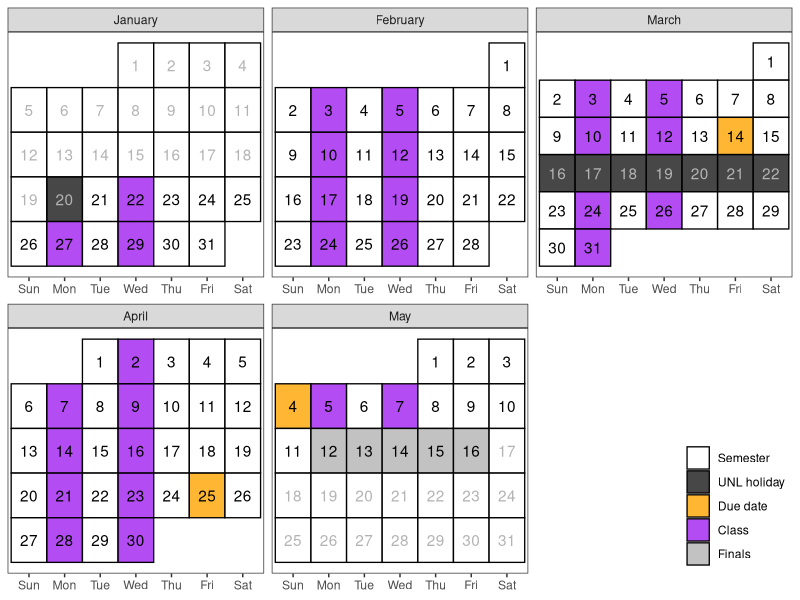

Recreate this plot in R.
library(dplyr)
library(tidyr)
library(purrr)
library(lubridate)
library(stringr)
library(forcats)
library(ggplot2)
library(readxl)

# Create a calendar for your syllabus 
# Source: http://svmiller.com/blog/2020/08/a-ggplot-calendar-for-your-semester/

semester_info <- read_xlsx("course-schedule.xlsx", sheet = "SemesterDates")

date_seq <- function(tbl) {
  stopifnot("Start" %in% names(tbl))
  stopifnot("End" %in% names(tbl))
  
  if(is.na(tbl$End)) {
    ymd(tbl$Start)
  } else {
    seq(ymd(tbl$Start), ymd(tbl$End), by = 1)
  }       
}

# Weekday(s) of class
class_wdays <- semester_info |>
  filter(Description == "Class") |>
  select(Days) |>
  mutate(Days = str_split(Days, ",", simplify = F)) |>
  pluck("Days") |>
  unlist() |>
  str_trim()


# What are the full dates of the semester? Monday of week 1 - end of finals
semester_dates <- semester_info |>
  filter(Description == "Semester") |>
  date_seq()

# Dates that are school holidays/no class by university fiat
not_here_dates <- semester_info |>
  filter(Description == "Holiday") |>
  select(Start, End) |>
  mutate(id = 1:n()) |>
  nest(data = -id) |>
  mutate(dates = purrr::map(data, date_seq)) |>
  unnest(dates) |>
  pluck("dates")

project_dates <- read_xlsx("course-schedule.xlsx", "due-dates") |>
  mutate(date=ymd(date))

exam_week <-  semester_info |>
  filter(Description == "Exams") |>
  select(Start, End) |>
  mutate(id = 1:n()) |>
  nest(data = -id) |>
  mutate(dates = purrr::map(data, date_seq)) |>
  unnest(dates) |>
  pluck("dates")

# Custom function for treating the first day of the month as the first week 
# of the month up until the first Sunday (unless Sunday was the start of the month)
wom <- function(date) {
  first <- wday(as.Date(paste(year(date),month(date),1,sep="-")))
  return((mday(date)+(first-2)) %/% 7+1)
}

# Create a data frame of dates, assign to Cal
Cal <- tibble(date = seq(floor_date(min(semester_dates), "month"), ceiling_date(max(semester_dates), "month") - days(1), by=1))  %>%
  mutate(mon = lubridate::month(date, label=T, abbr=F), # get month label
         wkdy = weekdays(date, abbreviate=T), # get weekday label
         wkdy = fct_relevel(wkdy, "Sun", "Mon", "Tue", "Wed", "Thu","Fri","Sat"), # make sure Sunday comes first
         semester = date %in% semester_dates, # is date part of the semester?
         due = date %in% project_dates$date, # is it a due date?
         not_here = date %in% not_here_dates, # is it a day off?
         exam_wk = date %in% exam_week,
         day = lubridate::mday(date), # get day of month to add later as a label
         # Below: our custom wom() function
         week = wom(date),
         sem_week = pmin(17, pmax(0, epiweek(date) - 3)) - if_else(date > ymd(20250316), 1, 0))

# Create a category variable, for filling in squares colorwise

Cal <- Cal %>%
  mutate(category = case_when(
    due ~ "Due date",
    not_here ~ "UNL holiday",
    exam_wk ~ "Finals",
    semester & wkdy %in% class_wdays ~ "Class",
    semester ~ "Semester",
    TRUE ~ "NA"
  )) |>
  left_join(project_dates, by = c("date", "category"))

class_cal <- ggplot(Cal, aes(wkdy, week)) +
  theme_bw() +
  theme(panel.grid.major.x = element_blank(),
        legend.position = "inside",
        legend.position.inside = c(1,0), 
        legend.justification = c(1, 0),
        legend.title = element_blank(),
        axis.title.y = element_blank(), axis.title.x = element_blank(), axis.ticks.y = element_blank(), axis.text.y = element_blank()) +
  # geom_tile and facet_wrap will do all the heavy lifting
  geom_tile(alpha=0.8, aes(fill=category), color="black", linewidth=.45) +
  facet_wrap(~mon, scales = "free", ncol=3) +
  # fill in tiles to make it look more "calendary" (sic)
  geom_text(aes(label=day, color = semester&(!not_here))) +
  # put your y-axis down, flip it, and reverse it
  scale_y_reverse(breaks=NULL) +
  # manually fill scale colors to something you like...
  scale_color_manual(values = c("FALSE" = "grey70", "TRUE" = "black"), guide = "none") + 
  scale_fill_manual(values=c("Class"="purple", 
                             "Due date"="orange",
                             "Semester"="white",
                             "Finals" = "grey70",
                             "UNL holiday" = "grey10",
                             "NA" = "white" # I like these whited out...
                             ),
                    #... but also suppress a label for a non-class semester day
                    breaks=c("Semester", "UNL holiday", "Due date", "Class", "Finals"))
# class_cal

topics <- read_excel("course-schedule.xlsx",  sheet = "Week-plan") |>
  rename(sem_week=Week, topic = Title) |>
  select(sem_week, topic)


duedates <- filter(Cal, category == "Due date") |>
  mutate(important = paste(topic, ": ", format.Date(date, "%b %d"), sep = "")) |>
  select(sem_week, important)

schedule <- topics |>
  full_join(duedates) |>
  arrange(sem_week) |>
  rename("Week" = sem_week, "Topic" = topic, "Important Dates" = important)

# schedule
